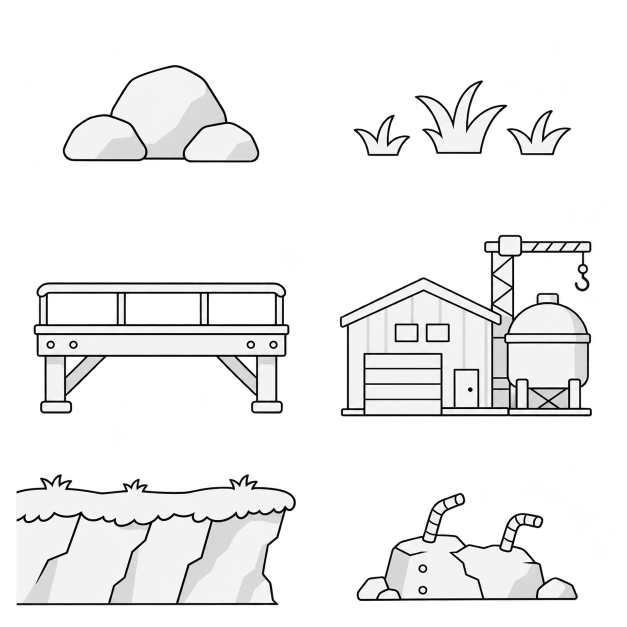
#> input picture 素材/游戏美术/source/v075/land-lines.png, 1254 x 1254 px (shown at 1/2 size)
$ python pack-v075.py
#> lines starting #> are read from the running program, lines starting #| are printed output that depends on the picture
from os.path import relpath
"""Preserve generated originals, crop by inspected cells and encode separate runtime art."""
from pathlib import Path
from PIL import Image
import json,hashlib
R=Path(__file__).resolve().parents[1]
sha=lambda p:hashlib.sha256(p.read_bytes()).hexdigest()
land={};sea={};records=[]
def crop(sheet,id,box,bundle='landart'):
 src=R/'../素材/游戏美术/source/v075'/f'{sheet}-lines.png';im=Image.open(src).convert('RGBA');cell=im.crop(box)
 bb=cell.getchannel('A').point(lambda a:255 if a>40 else 0).getbbox();assert bb
 x,y=box[0]+bb[0],box[1]+bb[1];part=cell.crop(bb);w,h=part.size
 dest=R/'../素材/游戏美术/slices/v075'/f'{id}.png';part.save(dest)
 if bundle=='landart':
  runtime=R/'assets/landart/ink.png'
  land[id]={'atlas':[x,y,w,h],'size':[w,h],'sourceSize':[w,h],'anchor':[.5,0]}
 else:
  name='v075-'+id;runtime=R/'assets/level02'/f'{name}.png';part.quantize(colors=192,method=Image.Quantize.FASTOCTREE).save(runtime,optimize=True)
  sea[id]={'file':name,'size':[w,h],'sourceSize':[w,h],'source':str(Path(relpath(dest, R))).replace('\\','/'),'sha256':sha(runtime)}
 records.append({'id':id,'sheet':str(Path(relpath(src, R))).replace('\\','/'),'sheetSHA256':sha(src),'crop':[x,y,w,h],'source':str(Path(relpath(dest, R))).replace('\\','/'),'sourceSHA256':sha(dest),'runtime':str(Path(relpath(runtime, R))).replace('\\','/'),'runtimeSHA256':sha(runtime)})
 print(id,x,y,w,h)
 return part
im=Image.open(R/'../素材/游戏美术/source/v075/land-lines.png').convert('RGBA');im.quantize(colors=192,method=Image.Quantize.FASTOCTREE).save(R/'assets/landart/ink.png',optimize=True)
#> further down, im is the input picture: PIL image 1254x1254 RGBA; mean R, G, B, A 62, 61.7, 61.7, 69
#> after `im = Image.open(R / '../素材/游戏美术/source/v075/land-lines.png').convert('`:
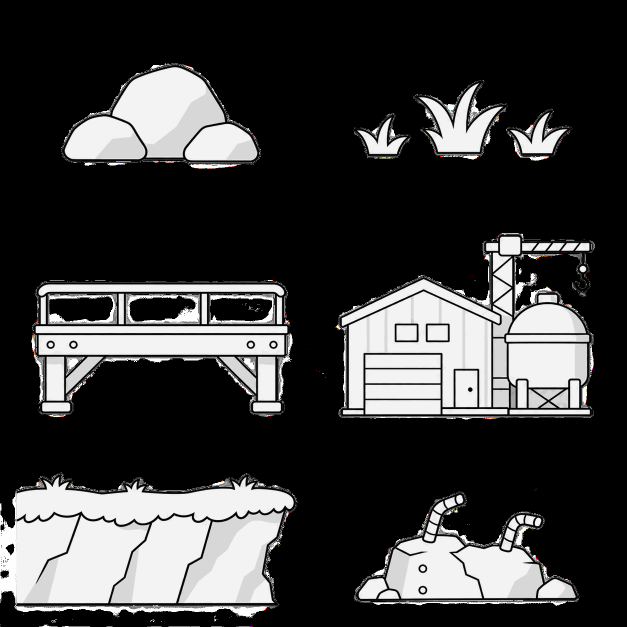
#> saved as ink.png: PIL image 1254x1254 P (shown at 1/2 size); mean R, G, B 61.8, 61.5, 61.5
for id,box in [('ink.rocks',[0,0,627,430]),('ink.grass',[627,0,1254,430]),('ink.steel',[0,430,627,900]),('ink.factory',[627,430,1254,900]),('ink.coast',[30,900,627,1254]),('ink.rubble',[627,900,1254,1254])]:crop('land',id,box)
#> in crop, `cell = im.crop(box)`:
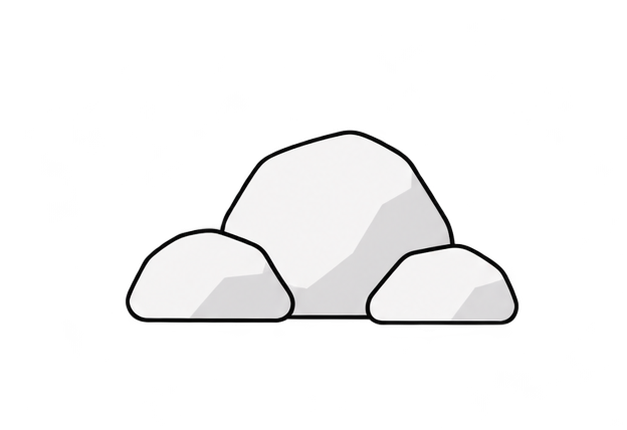
#> cell: PIL image 627x430 RGBA; mean R, G, B, A 41.3, 41, 41, 46.4; transparent parts drawn white
#> in crop, `bb = cell.getchannel('A').point(lambda a: 255 if a > 40 else 0).getbbo`: bb = (125, 130, 519, 326)
#> in crop, `x, y = (box[0] + bb[0], box[1] + bb[1])`: x = 125; y = 130
#> in crop, `part = cell.crop(bb)`:
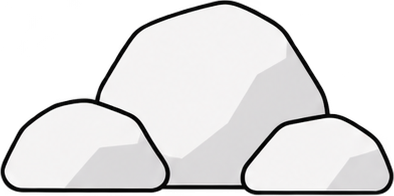
#> part: PIL image 394x196 RGBA; mean R, G, B, A 140.8, 139.9, 140.1, 162; transparent parts drawn white
#| ink.rocks 125 130 394 196
#> (the run stopped early here; a loop or call above may not have finished)
